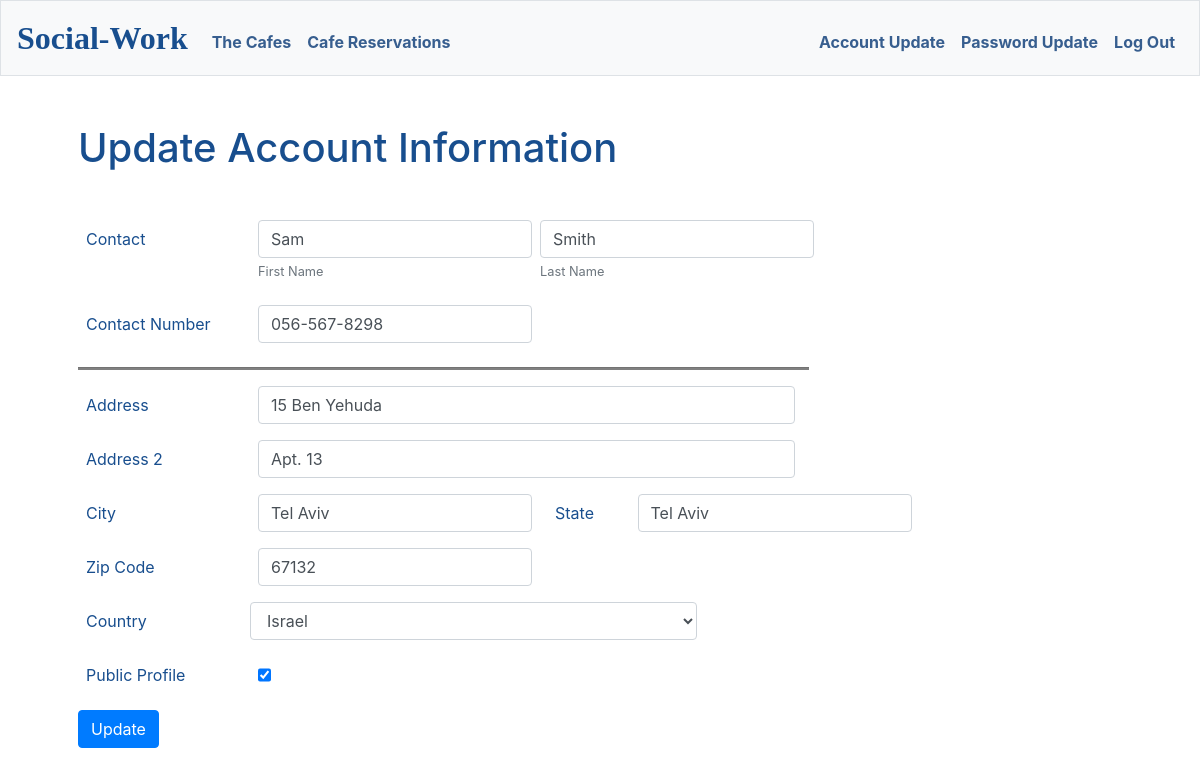
Page /account_update (signed in) on the committed database.
### tables this page shows
CREATE TABLE user (id INTEGER PRIMARY KEY AUTOINCREMENT NOT NULL UNIQUE, typeid INT CONSTRAINT FK_userid REFERENCES user_type (id) NOT NULL, companyid INTEGER NOT NULL CONSTRAINT FK_companyid REFERENCES company (id), firstname STRING (50) NOT NULL COLLATE NOCASE, lastname STRING (50) NOT NULL COLLATE NOCASE, phone STRING (20) NOT NULL, email STRING (50) NOT NULL UNIQUE COLLATE NOCASE, address1 STRING (300) NOT NULL, address2 STRING (300), city STRING (50) NOT NULL COLLATE NOCASE, state STRING (50) NOT NULL COLLATE NOCASE, zipcode STRING (15), countryid STRING (100) NOT NULL, password STRING (16) NOT NULL, public BOOLEAN NOT NULL DEFAULT n, approved BOOLEAN NOT NULL DEFAULT (0), approved_date DATETIME, timestamp DATETIME DEFAULT (CURRENT_TIMESTAMP) NOT NULL);

### app.py (the view)
@login_required
@app.route("/account_update", methods=["GET", "POST"])
def account_update():
    userid = session["user_id"]
    cur.execute("SELECT u.*, c.company FROM user u JOIN company c ON u.companyid = c.id  WHERE u.id = ?", [userid])
    account = cur.fetchone()
    form = AccountUpdateForm(country=account["countryid"])
    cur.execute("SELECT id,name FROM countries")
    countries = cur.fetchall()
    form.country.choices = [( " ","Select" )] + [(country["id"],country["name"]) for country in countries]
    if form.validate_on_submit():
        fieldDict={}
        for key in request.form.keys():
            fieldDict[key]= request.form.get(key)
        if account["typeid"] == 3:
            if "public_profile" in fieldDict:
                publicprofile = 1
            else:
                publicprofile = 0
        else:
            publicprofile = account["public"]
        cur.execute("UPDATE user SET firstname = ?, lastname = ?, phone = ?, address1 = ?, address2 = ?, city = ?, state = ?, zipcode = ?, countryid = ?, public = ? \
        WHERE id = ?", \
        [fieldDict["firstname"], fieldDict["lastname"], fieldDict["phone"], fieldDict["address1"], fieldDict["address2"], \
        fieldDict["city"], fieldDict["state"],  fieldDict["zipcode"], fieldDict["country"], publicprofile, userid])
        con.commit()
        cur.close
        geo(userid)
        if  session.get("company_id") != None:
            if fieldDict["company"] != "" :
                companyid = session["company_id"]
                cur.execute("UPDATE company SET company = ? WHERE id = ?",[fieldDict["company"], companyid])
                con.commit()
                cur.close
        return redirect ("/")
    else:
        return render_template("account_update.html", form=form, account=account, countries=countries)

### app.py (called while the page is built)
@app.after_request
def after_request(response):
    response.headers["Cache-Control"] = "no-cache, no-store, must-revalidate"
    response.headers["Expires"] = 0
    response.headers["Pragma"] = "no-cache"
    return response

### templates/account_update.html (shortened to what this page needs)
{% extends "layout.html" %}
{% block main %}
<h1 class="mb-5 text-left">Update Account Information</h1>
<form method="post" action="/account_update">
  <div class="form-group row">
    {{ form.contact.label(class="col-form-label col-md-2 ml-2 text-left") }}
    <div>
      {{ form.firstname(class="form-control ml-2", value=account.firstname)}}
      <small class="form-text text-muted text-left ml-2">{{form.firstname.label}}</small>
    </div>
    <div >
      {{form.lastname(class="form-control ml-2", value=account.lastname)}}
      <small class="form-text text-muted text-left ml-2">{{form.lastname.label}}</small>
    </div>
 </div>
 <div class="form-group row ">
  {{form.phone.label(class="col-form-label col-md-2 ml-2 text-left") }}
  <div>
    {% if form.phone.errors %}
      {{form.phone(class="form-control is-invalid ml-2", value=account.phone)}}
      {% for error in form.phone.errors %}
        <small class="invalid-feedback ml-2 text-left">{{error}}</small>
      {% endfor %}
    {% else %}
        {{form.phone(class="form-control ml-2", value=account.phone)}}
    {% endif %}
  </div>
 </div>
<hr class="mt-4"width="70%" align="left" style="height:2px;background-color: gray;">
<div class="form-group row">
  {{form.address1.label(class="col-form-label col-md-2 ml-2 text-left") }}
  {{form.address1(class="form-control ml-2 col-md-6", value=account.address1)}}
</div>
<div class="form-group row">
  {{form.address2.label(class="col-form-label col-md-2 ml-2 text-left") }}
  {{form.address2(class="form-control ml-2 col-md-6", value=account.address2)}}
</div>
<div class="form-group row">
  {{form.city.label(class="col-form-label col-md-2 ml-2 text-left") }}
  <div>
    {{form.city(class="form-control ml-2", value=account.city)}}
  </div>
    {{form.state.label(class="col-form-label col-md-1 ml-2 text-left") }}
  <div>
    {{form.state(class="form-control ml-2", value=account.city)}}
  </div>
</div>
 <div class="form-group row" >
    {{form.zipcode.label(class="col-form-label col-md-2 ml-2 text-left") }}
    {{form.zipcode(class="form-control ml-2", value=account.zipcode)}}
 </div>
 <div class="form-group row">
    {{form.country.label(class="col-form-label col-md-2 ml-2 text-left") }}
    <div>
      {% if form.country.errors %}
      {{form.country(class="form-control is-invalid ml-2", value=account.country)}}
      {% for error in form.country.errors %}
        <small class="invalid-feedback ml-2 text-left">{{error}}</small>
      {% endfor %}
      {% else %}
        {{form.country(class="form-control ml-2, value=account.country")}}
      {% endif %}
    </div>
 </div>
 <div class="form-group row">
  {% if account.typeid == 3 %}
    {{form.public_profile.label(class="col-form-label col-md-2 ml-2 text-left") }}
    {% if account.public == 1 %}
      {{form.public_profile(class="form-control ml-2", checked=True, value=account.public)}}
    {% else %}
      {{form.public_profile(class="form-control ml-2", checked=False, value=account.public)}}
    {% endif %}
  {% endif %}
</div>
<div class="form-group row">
  <div class="col-md-1">
    {{form.submit(class="btn btn-primary")}}
  </div>
</div>
</form>
{% endblock %}

### static/styles.css (style rules this page uses)
main .form-control { display: inline-block; width: auto; }

### rows in the picture
user: firstname "Sam", lastname "Smith", phone "056-567-8298", address1 "15 Ben Yehuda", address2 "Apt. 13", city "Tel Aviv", state "Tel Aviv", zipcode "67132"
